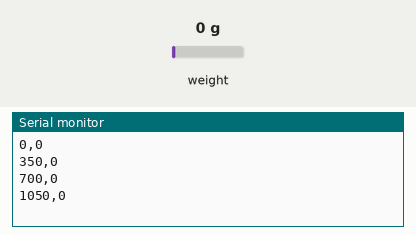
The sketch below on a simulated Arduino Uno, built with avr-gcc and run on an emulated ATmega328P. On the bench: the last lines printed to the serial monitor. The test bench sets the inputs (shaded band); at power-on: weight on the scale 0 g.

Above: at 1.2 s.
1.3 s: weight on the scale set to 100 g
At 1.63 s:
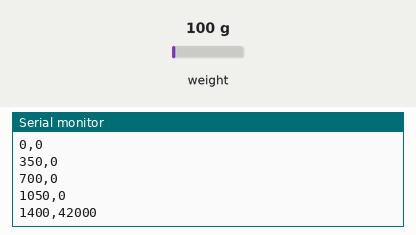
2.8 s: weight on the scale set to 1250 g
At 3.03 s:
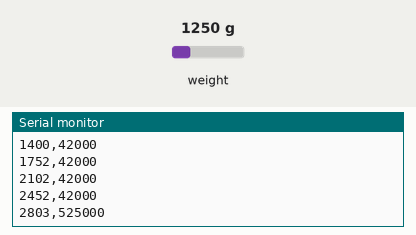
Timing chart, 0 to 5.8 s (numbered marks = the images above; inputs shaded):
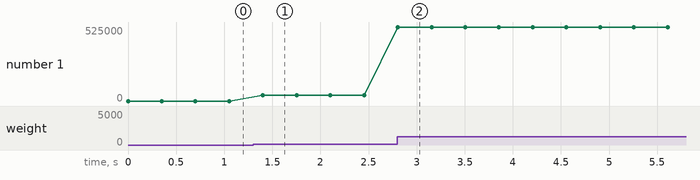

The sketch:

scaleADCRaw.ino
```cpp
#include "HX711.h"

#define DOUT  3
#define CLK  2

HX711 scale(DOUT, CLK);

void setup() {
  Serial.begin(9600);
}

void loop() {
  Serial.print(millis());
  Serial.print(',');
  Serial.println(scale.read());
  delay(250);
}
```

Measured:
- after the input at 1.3 s, the serial monitor: prints a new line after 0.10 s (image 1)
- after the input at 2.8 s, the serial monitor: prints a new line at once (image 2)
- plotted number 1: 0 → 42000 after the input at 1.3 s, 42000 → 525000 after the input at 2.8 s
